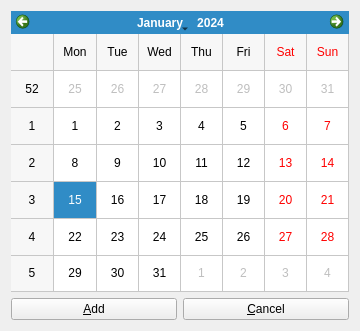
<?xml version="1.0" encoding="UTF-8"?>
<ui version="4.0">
 <class>AMRWidget</class>
 <widget class="QWidget" name="AMRWidget">
  <property name="geometry">
   <rect>
    <x>0</x>
    <y>0</y>
    <width>360</width>
    <height>331</height>
   </rect>
  </property>
  <property name="windowTitle">
   <string>Add daily meal</string>
  </property>
  <layout class="QGridLayout" name="gridLayout">
   <item row="0" column="0" colspan="2">
    <widget class="QCalendarWidget" name="calendar">
     <property name="firstDayOfWeek">
      <enum>Qt::Monday</enum>
     </property>
     <property name="gridVisible">
      <bool>true</bool>
     </property>
    </widget>
   </item>
   <item row="2" column="0">
    <widget class="QPushButton" name="action_save">
     <property name="text">
      <string>&amp;Add</string>
     </property>
    </widget>
   </item>
   <item row="2" column="1">
    <widget class="QPushButton" name="action_close">
     <property name="text">
      <string>&amp;Cancel</string>
     </property>
    </widget>
   </item>
  </layout>
 </widget>
 <tabstops>
  <tabstop>action_save</tabstop>
  <tabstop>action_close</tabstop>
  <tabstop>calendar</tabstop>
 </tabstops>
 <resources/>
 <connections/>
</ui>
